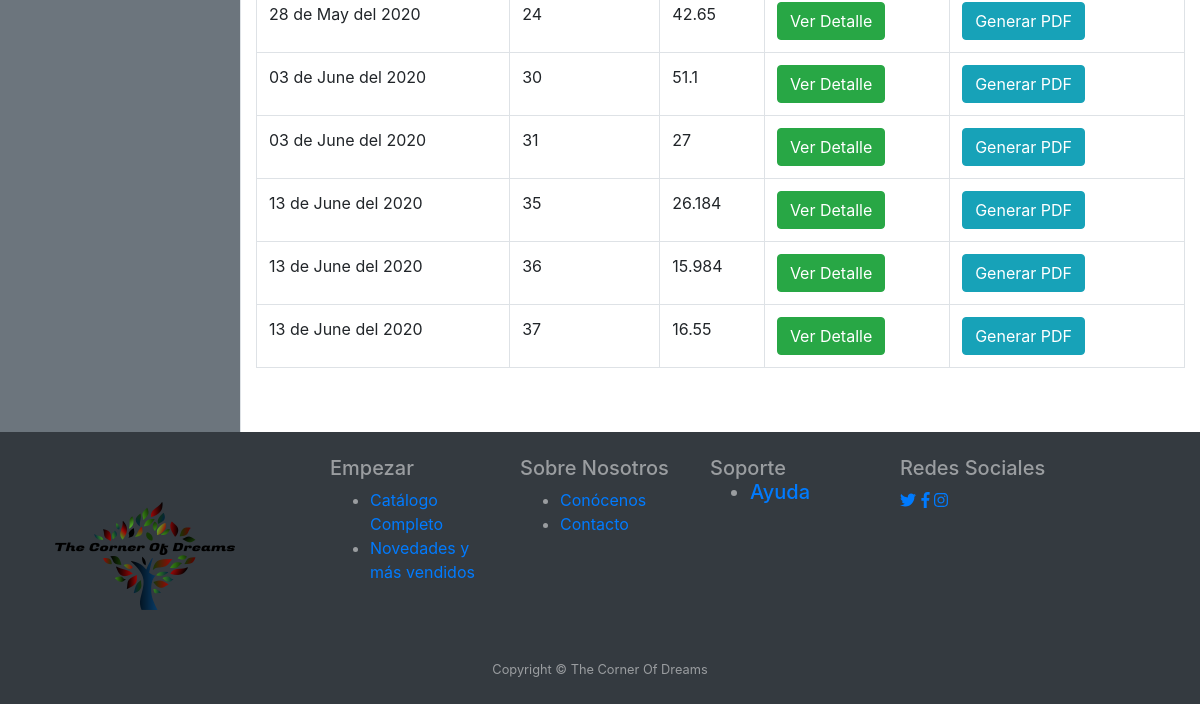
/Controller/usuarioVerCompras.php (signed in, lower part), run on an earlier commit of the app's database.
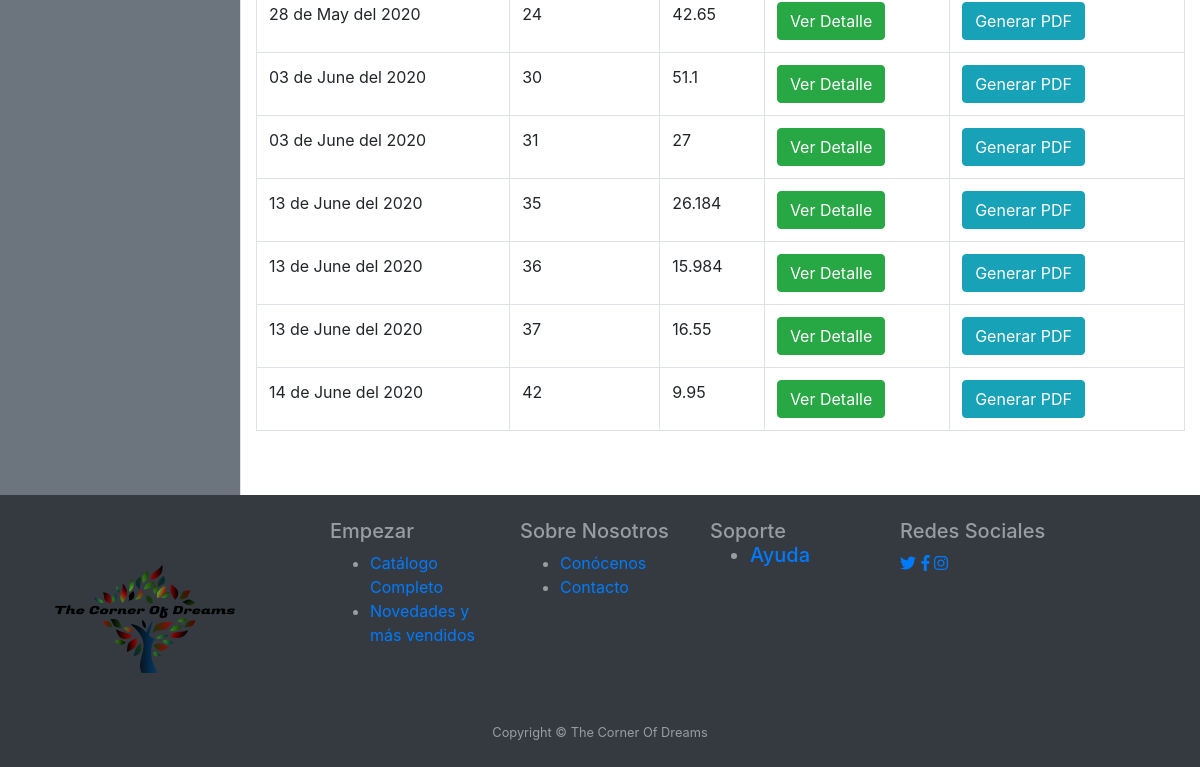
And on a later commit of the database.
### tables this page shows
CREATE TABLE `venta` (
  `id` int(60) NOT NULL,
  `fechacompra` date NOT NULL,
  `usuario` varchar(60) NOT NULL,
  `total` float NOT NULL
);

### Model/Venta.php (called while the page is built, shortened)
<?php
class Venta{
    private $id;
	private $fechacompra;
    private $total;
	function __construct($id=0,$fechacompra=0,$usuario='',$total=0)
	{
        $this->id=$id;
		$this->fechacompra = $fechacompra;
        $this->total=$total;
    }
     public function getId()
    {
        return $this->id;
    }
    public function getFechacompra()
    {
        return $this->fechacompra;
    }
    public function getTotal()
    {
        return $this->total;
    }
       public static function ventasPorUsuario($usuario){
        $conexion = proyectoBD::connectDB();
        $seleccion="SELECT * FROM venta WHERE usuario='$usuario'";
        $consulta = $conexion->query($seleccion);
        $ventas = [];
        while ($registro = $consulta->fetchObject()) {
            $ventas[] = new Venta($registro->id,$registro->fechacompra, $registro->usuario,$registro->total);
        }
        return $ventas;
    }
}

### View/usuarioVerCompras.php (the view, shortened to what this page needs)
<!DOCTYPE html>
<html>
<head>
  <link rel="stylesheet" href="https://maxcdn.bootstrapcdn.com/bootstrap/4.4.1/css/bootstrap.min.css">
  <link rel="stylesheet" type="text/css" href="https://cdn.datatables.net/v/dt/dt-1.10.21/datatables.min.css"/>
  <link rel="stylesheet" href="https://use.fontawesome.com/releases/v5.0.8/css/solid.css">
  <link rel="stylesheet" type="text/css" href="../View/css/estiloUsuarioPerfil.css">
</head>
<body>
<div class="d-flex" id="wrapper">
    <div class="bg-secondary border-right" id="sidebar-wrapper">
    </div>
 <div class="container" id="principal">
   <br>
  <br><br>
  <div class="table-responsive">
  <table id="example"   data-page-length='10' class="table table-bordered">
    <tbody>
    <?php
     foreach ($data['compras'] as $key) {
      $fecha=$key->getFechacompra();
        $date= strftime("%d de %B del %Y", strtotime($fecha));
      ?>
      <tr>
      <td><?=$date?></td>
      <td><?=$key->getId()?></td>
      <td><?=$key->getTotal()?></td>
      <td>
        <form action="../Controller/usuarioVerDetalleCompra.php" method="post">
        <input type="submit" class="btn btn-success" name="enviar" value="Ver Detalle">
      </form>
      </td>
      <td><form action="../Controller/generarpdf.php" method="post">
        <input type="submit" class="btn btn-info" name="enviar" value="Generar PDF">
      </form>
       </td>
      </tr>
      <?php
      }
      ?>
    </tbody>
  </table>
  <br><br>
</div>
</div>
</div>
<footer id="myFooter" class="py-4 bg-dark text-white-50">
        <div class="container">
            <div class="row">
                <div class="col-sm-3">
                    <img src="../View/img/Logo.png">
                </div>
                <div class="col-sm-2">
                    <h5>Empezar</h5>
                    <ul>
                        <li><a href="../Controller/usuarioVerCatalago.php">Catálogo Completo</a></li>
                        <li><a href="../Controller/usuarioVerMasVendidos.php">Novedades y más vendidos</a></li>
                    </ul>
                </div>
                <div class="col-sm-2">
                    <h5>Sobre Nosotros</h5>
                    <ul>
                        <li><a href="../Controller/principalUsuario.php">Conócenos</a></li>
                        <li><a href="../Controller/usuFormularioContacto.php">Contacto</a></li>
                    </ul>
                </div>
                <div class="col-sm-2">
                    <h5>Soporte<e/h5>
                    <ul>
                        <li><a href="../Controller/usuAyuda.php">Ayuda</a></li>
                    </ul>
                </div>
                <div class="col-sm-3">
                    <div class="social-networks">
                      <h5>Redes Sociales</h5>
                        <a href="#" class="twitter"><i class="fab fa-twitter"></i></a>
                        <a href="#" class="facebook"><i class="fab fa-facebook-f"></i></i></a>
                        <a href="#" class="Instagram"><i class="fab fa-instagram"></i></i></a>
                    </div>
                </div>
            </div>
        </div>
        <div class="container text-center">
      <small class="text-center">Copyright &copy; The Corner Of Dreams</small>
    </div>
  </footer>
</body>
</html>

What changed in the data, as far as the page shows it:
added venta: fechacompra "14 de June del 2020", id "42", total "9.95"
